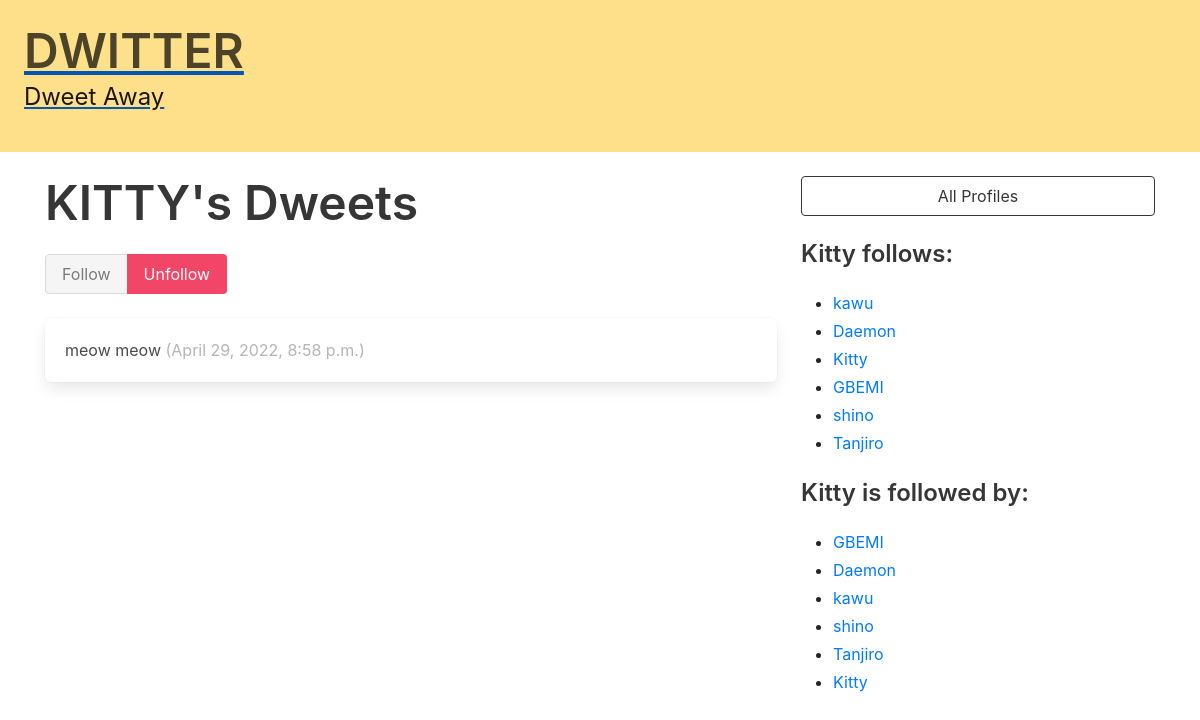
Page /profile/3 (signed in) on the committed database.
### dwitter/models.py (models this page shows, shortened)
class Profile(models.Model):
    user = models.OneToOneField(User, on_delete=models.CASCADE)
    follows = models.ManyToManyField(
        "self", related_name="followed_by", symmetrical=False, blank=True
    )
    def __str__(self):
        return self.user.username

class Dweet(models.Model):
    user = models.ForeignKey(
        User, related_name="dweets", on_delete=models.DO_NOTHING
    )
    body = models.CharField(max_length=140)
    created_at = models.DateTimeField(auto_now_add=True)

### dwitter/views.py (the view, shortened to what this page needs)
# urls.py: path("profile/<int:pk>", profile, name="profile"),
def profile(request, pk):
    if not hasattr(request.user, 'profile'):
        missing_profile = Profile(user=request.user)
        missing_profile.save()
    profile = Profile.objects.get(pk=pk)
    return render(request, "dwitter/profile.html", {"profile": profile})

### dwitter/templates/dwitter/profile.html (shortened to what this page needs)
{% extends 'base.html' %}
{% block content %}
<div class="column">
    <div class="block">
    <h1 class="title is-1">
        {{profile.user.username|upper}}'s Dweets
    </h1>
    <form method="post">
        <div class="buttons has-addons">
        {% if profile in user.profile.follows.all %}
            <button class="button is-success is-static">
                Follow
            </button>
            <button class="button is-danger"
                    name="follow"
                    value="unfollow">
                Unfollow
            </button>
        {% endif %}
        </div>
    </form>
    </div>
    <div class="content">
        {% for dweet in profile.user.dweets.all %}
            <div class="box">
                {{ dweet.body }}
                <span class="is-small has-text-grey-light">
                    ({{ dweet.created_at }})
                </span>
            </div>
        {% endfor %}
    </div>
</div>
<div class="column is-one-third">
    <div class="block">
        <a href="{% url 'dwitter:profile_list' %}">
            <button class="button is-dark is-outlined is-fullwidth">
                All Profiles
            </button>
        </a>
    </div>
    <div class="block">
        <h3 class="title is-4">
            {{profile.user.username}} follows:
        </h3>
        <div class="content">
            <ul>
            {% for following in profile.follows.all %}
                <li>
                    <a href="{% url 'dwitter:profile' following.id %} ">
                        {{ following }}
                    </a>
                </li>
            {% endfor %}
            </ul>
        </div>
    </div>
    <div class="block">
        <h3 class="title is-4">
            {{profile.user.username}} is followed by:
        </h3>
        <div class="content">
            <ul>
            {% for follower in profile.followed_by.all %}
                <li>
                    <a href="{% url 'dwitter:profile' follower.id %} ">
                        {{ follower }}
                    </a>
                </li>
            {% endfor %}
            </ul>
        </div>
    </div>
</div>
{% endblock content %}

### rows in the picture
Profile: user.username "KITTY", user.username "Kitty"
Dweet: body "meow meow", created_at "April 29, 2022, 8:58 p.m."
Profile: user.username "kawu"
Profile: user.username "Daemon"
Profile: user.username "GBEMI"
Profile: user.username "shino"
Profile: user.username "Tanjiro"
